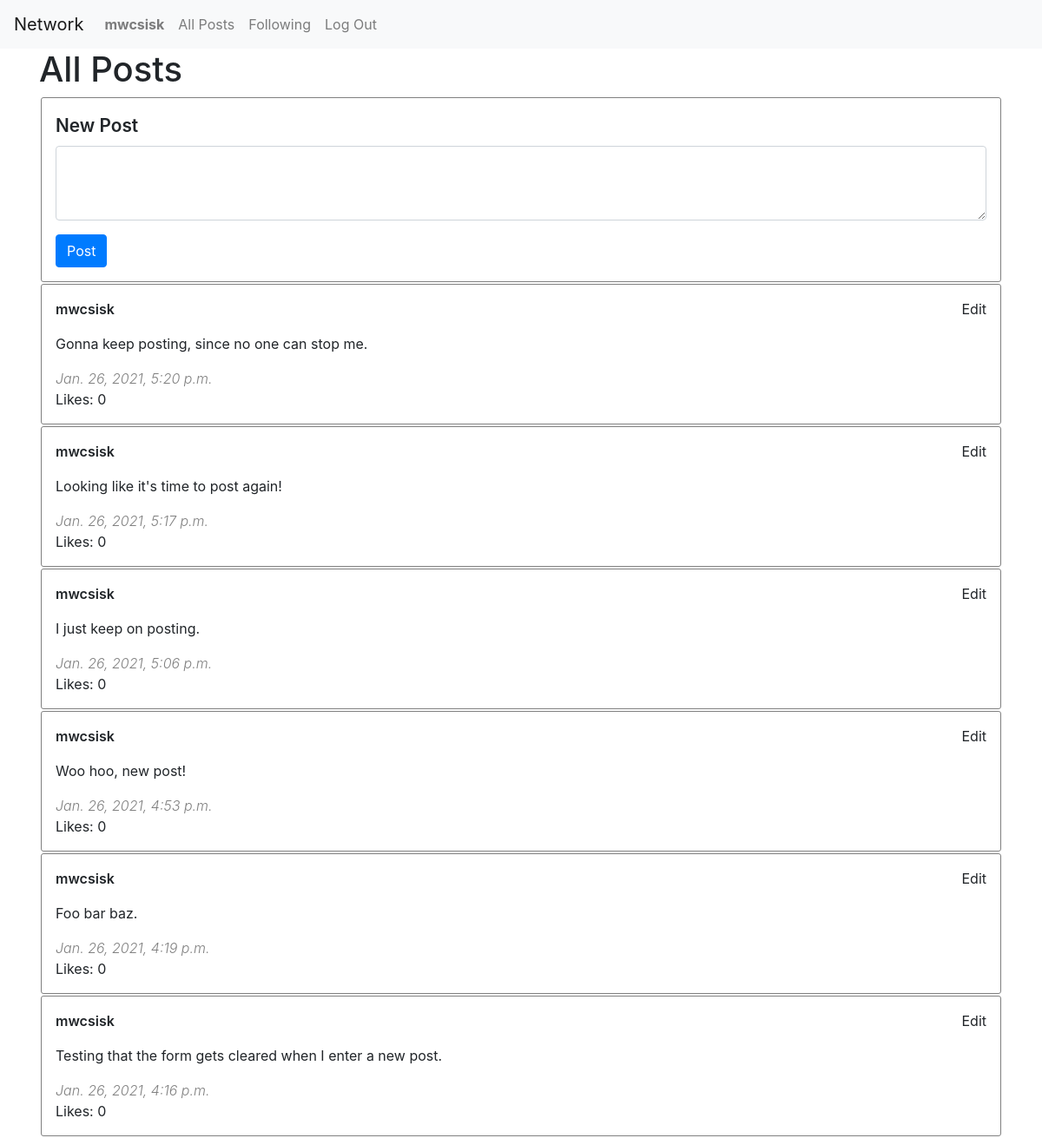
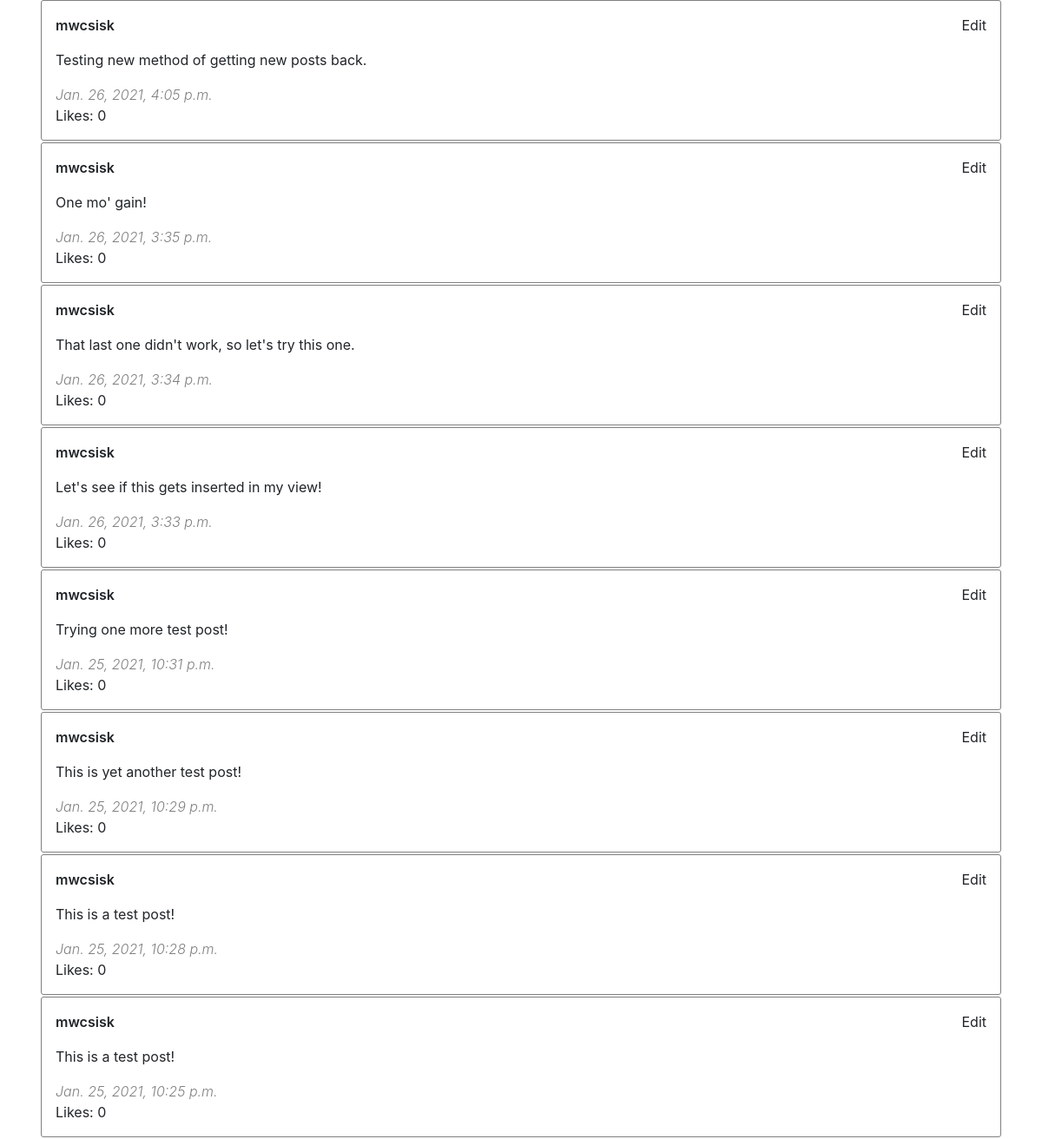
/ (signed in), run on the app's committed database (2 pictures, top to bottom).
### network/models.py (models this page shows, shortened)
class User(AbstractUser):
    users = models.Manager()

class Post(models.Model):
    author = models.ForeignKey(User, on_delete=models.CASCADE, related_name='posts', editable=False)
    body = models.CharField(max_length=240)
    timestamp = models.DateTimeField(auto_now_add=True)
    likes = models.ManyToManyField(User, related_name="liked")
    posts = models.Manager()

### network/views.py (the view)
# urls.py: path("", views.index, name="index"),
def index(request):
    posts = Post.posts.all().annotate(num_likes=Count('likes')).order_by('-timestamp')
    return render(request, "network/index.html", {
        "posts": posts
    })

### network/templates/network/index.html (shortened to what this page needs)
{% extends "network/layout.html" %}
{% load tz %}
{% block body %}
    <h1>All Posts</h1>
    {% if request.user.is_authenticated %}
    <form id="new-post" class="post-box new-post-box needs-validation" novalidate>
        <div class="form-group" id="new-post-group">
            <label for="new-post-body" class="new-post-heading">New Post</label>
            <textarea id="new-post-body" class="form-control" rows="3"></textarea>
        </div>
        <button type="submit" class="btn btn-primary">Post</button>
    </form>
    {% endif %}
    <div id="posts-view">
        {% for post in posts %}
        <div class="post-box">
            <div class="row justify-content-between">
                <div class="col-md-auto author">{{ post.author.username }}</div>
                <div class="col-md-auto edit-link">
                    {% if request.user == post.author %}
                    Edit
                    {% endif %}
                </div>
            </div>
            <div class="body">
                {{ post.body }}
            </div>
            <div class="timestamp">
                {{ post.timestamp|timezone:"America/Los_Angeles" }}
            </div>
            <div class="likes">
                Likes: {{ post.num_likes }}
            </div>
        </div>
        {% endfor %}
    </div>
{% endblock %}

### network/templates/network/layout.html (shortened to what this page needs)
{% load static %}
<!DOCTYPE html>
<html lang="en">
    <head>
        <link rel="stylesheet" href="https://stackpath.bootstrapcdn.com/bootstrap/4.4.1/css/bootstrap.min.css">
        <link href="{% static 'network/styles.css' %}" rel="stylesheet">
    </head>
    <body>
        <nav class="navbar navbar-expand-lg navbar-light bg-light">
            <a class="navbar-brand" href="#">Network</a>
            <div>
              <ul class="navbar-nav mr-auto">
                {% if user.is_authenticated %}
                    <li class="nav-item">
                        <a class="nav-link" href="#"><strong>{{ user.username }}</strong></a>
                    </li>
                {% endif %}
                <li class="nav-item">
                  <a class="nav-link" href="{% url 'index' %}">All Posts</a>
                </li>
                {% if user.is_authenticated %}
                    <li class="nav-item">
                        <a class="nav-link" href="#">Following</a>
                    </li>
                    <li class="nav-item">
                        <a class="nav-link" href="{% url 'logout' %}">Log Out</a>
                    </li>
                {% endif %}
              </ul>
            </div>
          </nav>
        <div class="body container-md">
            {% block body %}
            {% endblock %}
        </div>
    </body>
</html>

### network/static/network/styles.css (style rules this page uses)
.post-box { border: 1px solid grey; border-radius: 3px; padding: 1rem; margin: 2px; }
.post-box .body { padding: 1rem 0rem; }
.post-box .author { font-weight: 600; }
.post-box .timestamp { font-weight: 300; color: grey; font-style: italic; }
.new-post-heading { font-size: 1.3rem; font-weight: 600; }

### data on the page
User: username "mwcsisk"
Post: author.username "mwcsisk", shows "Edit", body "Gonna keep posting, since no one can stop me.", timestamp "Jan. 26, 2021, 5:20 p.m.", num_likes "0"
Post: author.username "mwcsisk", shows "Edit", body "Looking like it's time to post again!", timestamp "Jan. 26, 2021, 5:17 p.m.", num_likes "0"
Post: author.username "mwcsisk", shows "Edit", body "I just keep on posting.", timestamp "Jan. 26, 2021, 5:06 p.m.", num_likes "0"
Post: author.username "mwcsisk", shows "Edit", body "Woo hoo, new post!", timestamp "Jan. 26, 2021, 4:53 p.m.", num_likes "0"
Post: author.username "mwcsisk", shows "Edit", body "Foo bar baz.", timestamp "Jan. 26, 2021, 4:19 p.m.", num_likes "0"
Post: author.username "mwcsisk", shows "Edit", body "Testing that the form gets cleared when I enter a new post.", timestamp "Jan. 26, 2021, 4:16 p.m.", num_likes "0"
Post: author.username "mwcsisk", shows "Edit", body "Testing new method of getting new posts back.", timestamp "Jan. 26, 2021, 4:05 p.m.", num_likes "0"
Post: author.username "mwcsisk", shows "Edit", body "One mo' gain!", timestamp "Jan. 26, 2021, 3:35 p.m.", num_likes "0"
Post: author.username "mwcsisk", shows "Edit", body "That last one didn't work, so let's try this one.", timestamp "Jan. 26, 2021, 3:34 p.m.", num_likes "0"
Post: author.username "mwcsisk", shows "Edit", body "Let's see if this gets inserted in my view!", timestamp "Jan. 26, 2021, 3:33 p.m.", num_likes "0"
Post: author.username "mwcsisk", shows "Edit", body "Trying one more test post!", timestamp "Jan. 25, 2021, 10:31 p.m.", num_likes "0"
Post: author.username "mwcsisk", shows "Edit", body "This is yet another test post!", timestamp "Jan. 25, 2021, 10:29 p.m.", num_likes "0"
Post: author.username "mwcsisk", shows "Edit", body "This is a test post!", timestamp "Jan. 25, 2021, 10:28 p.m.", num_likes "0"
Post: author.username "mwcsisk", shows "Edit", body "This is a test post!", timestamp "Jan. 25, 2021, 10:25 p.m.", num_likes "0"
